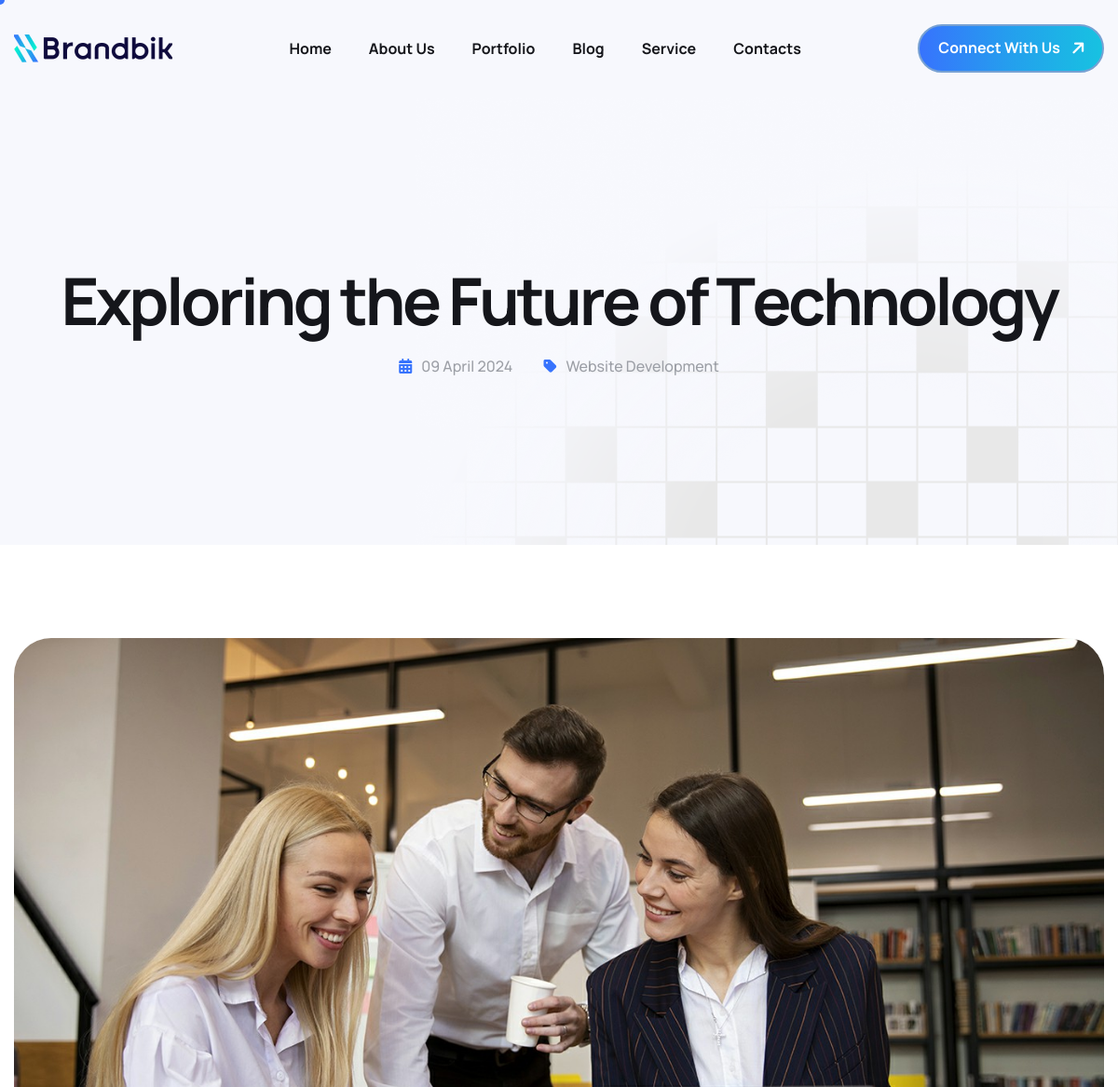
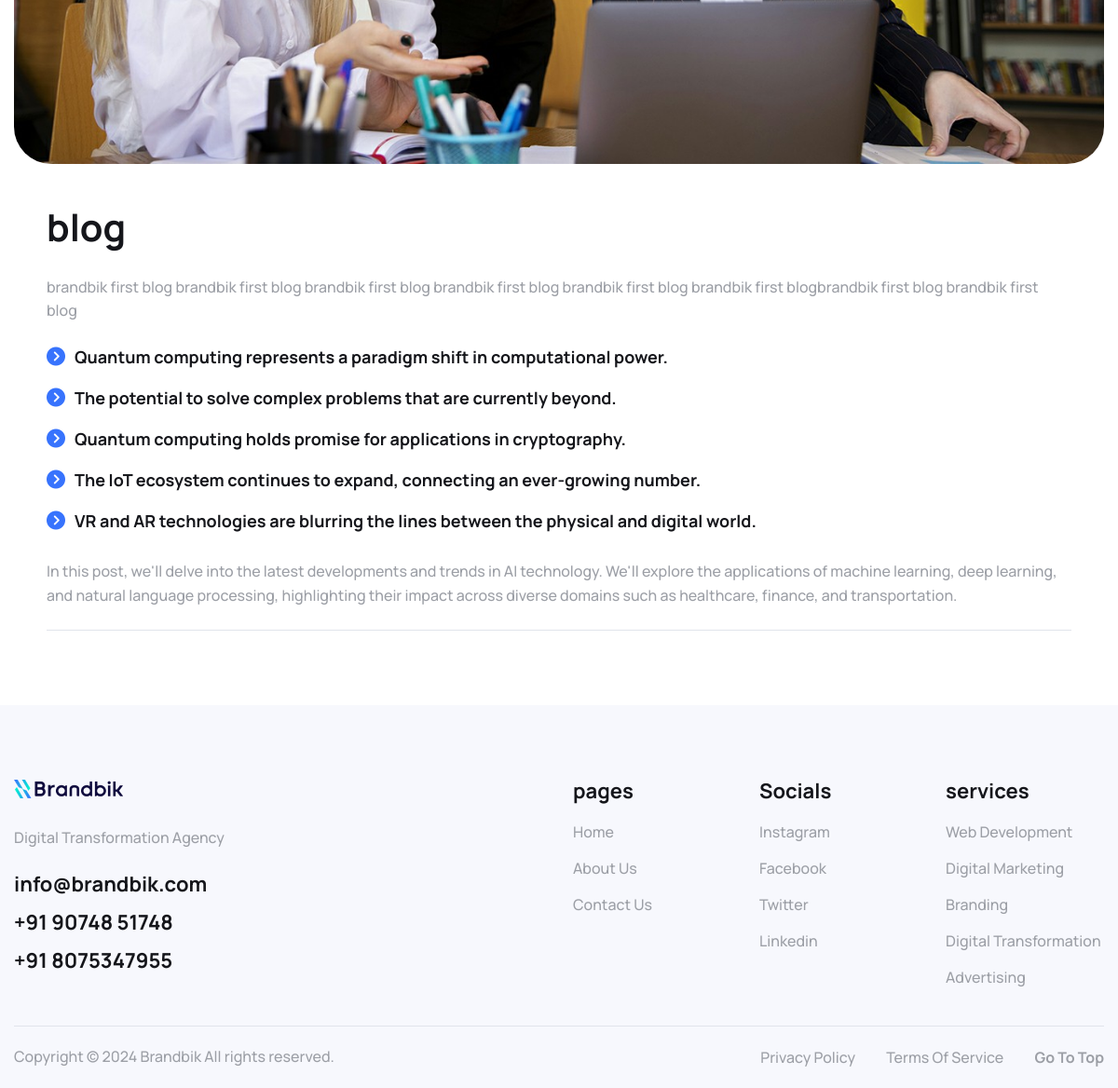
The page /blog/blog/ on the database its author committed (2 pictures, top to bottom).
### web/models.py (models this page shows, shortened)
class Blog(models.Model):
    title = models.CharField(max_length=200)
    slug = models.SlugField(unique=True, max_length=100, blank=True)
    content = HTMLField()
    image = models.ImageField(upload_to='blog_images/')
    date = models.DateField(auto_now_add=True)
    meta_title = models.CharField(max_length=150)  # New field for meta title
    meta_description = models.TextField()  # New field for meta description
    alt_text = models.CharField(max_length=150)
    class Meta:
        ordering = ('date',)
        verbose_name = ('Blog')
        verbose_name_plural = ("Blogs")

### web/views.py (the view)
# urls.py: path("blog/<slug:slug>/", blog_detail, name="blog_detail"),
def blog_detail(request,slug):
    blog = Blog.objects.get(slug=slug)
    other_blogs = Blog.objects.all().exclude(slug=slug)
    context = {"is_blog": True,
               "blog": blog,
               "other_blogs": other_blogs}
    return render(request, "web/blog-single.html", context)

### template/web/blog-single.html (shortened to what this page needs)
{% load static %}
<!DOCTYPE html>
<html lang="zxx">
<head>
    <link rel="stylesheet" href="https://cdnjs.cloudflare.com/ajax/libs/font-awesome/6.6.0/css/all.min.css" />
    <link href="{% static "css/bootstrap.min.css" %}" rel="stylesheet" media="screen">
    <link href="{% static "css/slicknav.min.css" %}" rel="stylesheet">
    <link rel="stylesheet" href"{% static "css/swiper-bundle.min.css" %}">
    <link href="{% static "css/all.css" %}" rel="stylesheet" media="screen">
    <link href="{% static "css/animate.css" %}" rel="stylesheet">
    <link rel="stylesheet" href="{% static "css/magnific-popup.css" %}">
    <link href="{% static "css/custom.css" %}" rel="stylesheet" media="screen">
</head>
<body class="tt-magic-cursor">
	<div id="magic-cursor">
	</div>
	<header class="main-header">
		<div class="header-sticky">
			<nav class="navbar navbar-expand-lg">
				<div class="container">
					<a class="navbar-brand" href="index.html">
						<img src="{% static "images/branbik logo re.png" %}" alt="Logo">
					</a>
					<div class="collapse navbar-collapse main-menu">
                        <div class="nav-menu-wrapper">
                            <ul class="navbar-nav mr-auto" id="menu">
                                <li class="nav-item "><a class="nav-link" href="{% url "index" %}">home</a>
                                </li>
                                <li class="nav-item"><a class="nav-link" href="{% url "about" %}">about us</a></li>
                                <li class="nav-item"><a class="nav-link" href="{% url "portfolio" %}">portfolio</a></li>
                                <li class="nav-item"><a class="nav-link" href="{% url "blog" %}">Blog</a></li>
                                <li class="nav-item"><a class="nav-link" href="{% url "service" %}">Service</a></li>
                                <li class="nav-item"><a class="nav-link" href="{% url "contact" %}">contacts</a></li>
                            </ul>
                        </div>
                        <div class="header-btn d-inline-flex">
                            <a href="https://api.whatsapp.com/send?phone= 90748 51748
                            &text=Hola%21%20Quisiera%20m%C3%A1s%20informaci%C3%B3n%20sobre%20Varela%202." class="btn-default">connect with us</a>
                        </div>
					</div>
				</div>
			</nav>
		</div>
	</header>
	<div class="page-header">
		<div class="container">
			<div class="row">
				<div class="col-lg-12">
					<div class="page-header-box">
						<h1 class="text-anime-style-3">Exploring the Future of Technology</h1>
                        <div class="post-single-meta wow fadeInUp" data-wow-delay="0.25s">
							<ul>
								<li><i class="fa-solid fa-calendar-days"></i>09 April 2024</li>
								<li><i class="fa-solid fa-tag"></i>Website Development</li>
							</ul>
						</div>
					</div>
				</div>
			</div>
		</div>
	</div>
	<div class="page-single-post">
		<div class="container">
			<div class="row">
				<div class="col-md-12">
					<div class="post-single-image">
						<figure class="image-anime reveal">
							<img src="{{ blog.image.url }}" alt="">
						</figure>
					</div>
					<div class="post-content">
						<div class="post-entry">
                            <h2 class="wow fadeInUp" data-wow-delay="0.75s">{{ blog.title }}</h2>
							<p class="wow fadeInUp" data-wow-delay="0.25s">{{blog.content|safe}}</p>
							<ul class="wow fadeInUp" data-wow-delay="1.5s">
								<li>Quantum computing represents a paradigm shift in computational power.</li>
								<li>The potential to solve complex problems that are currently beyond.</li>
								<li>Quantum computing holds promise for applications in cryptography.</li>
								<li>The IoT ecosystem continues to expand, connecting an ever-growing number.</li>
								<li>VR and AR technologies are blurring the lines between the physical and digital world.</li>
							</ul>
							<p class="wow fadeInUp" data-wow-delay="1.75s">In this post, we'll delve into the latest developments and trends in AI technology. We'll explore the applications of machine learning, deep learning, and natural language processing, highlighting their impact across diverse domains such as healthcare, finance, and transportation.</p>
						</div>
					</div>
				</div>
			</div>
		</div>
	</div>
	<footer class="main-footer">
        <div class="container">
            <div class="row">
                <div class="col-md-12">
                    <div class="mega-footer">
                        <div class="row">
                            <div class="col-lg-6 col-md-12">
                                <div class="footer-about">
                                    <figure>
                                        <img src="{% static "images/branbik logo 1.png" %}" alt="">
                                    </figure>
                                    <p>Digital Transformation Agency</p>
                                    <ul>
                                        <li><a href="info@brandbik.com">info@brandbik.com</a></li>
                                        <li><a href="+91 90748 51748">+91 90748 51748
                                            </a></li>
                                        <li><a href="+91 8075347955
                                            ">+91 8075347955
                                            </a></li>
                                    </ul>
                                </div>
                            </div>
                            <div class="col-lg-2 col-md-4">
                                <div class="footer-links">
                                    <h2>pages</h2>
                                    <ul>
                                        <li><a href="#">Home</a></li>
                                        <li><a href="#">About Us</a></li>
                                        <li><a href="#contact-us.html">Contact Us</a></li>
                                    </ul>
                                </div>
                            </div>
                            <div class="col-lg-2 col-md-4">
                                <div class="footer-links">
                                    <h2>Socials</h2>
                                    <ul>
                                        <li><a href="https://www.instagram.com/brandbik_creatives?igsh=MWo0Nm9vZzRuZzJhdA==
                                            ">instagram</a></li>
                                        <li><a href="#">facebook</a></li>
                                        <li><a href="https://x.com/brandbik?t=TgQKNPUWVKHGhGHD-yaAdg&s=08">twitter</a>
                                        </li>
                                        <li><a href="https://www.linkedin.com/company/brandbik-creatives/
                                            ">linkedin</a></li>
                                    </ul>
                                </div>
                            </div>
                            <div class="col-lg-2 col-md-4">
                                <div class="footer-links">
                                    <h2>services</h2>
                                    <ul>
                                        <li><a href="#">Web development</a></li>
                                        <li><a href="#">Digital Marketing</a></li>
                                        <li><a href="#">Branding</a></li>
                                        <li>Digital Transformation
                                        </li>
                                        <li><a href="#">Advertising</a></li>
                                    </ul>
                                </div>
                            </div>
                        </div>
                    </div>
                    <div class="footer-copyright">
                        <div class="row align-items-center">
                            <div class="col-lg-6">
                                <div class="footer-copyright-text">
                                    <p>Copyright © 2024 Brandbik All rights reserved.</p>
                                </div>
                            </div>
                            <div class="col-lg-6">
                                <div class="footer-policy-links">
                                    <ul>
                                        <li><a href="#">privacy policy</a></li>
                                        <li><a href="#">terms of service</a></li>
                                        <li class="highlighted"><a href="#top">go to top</a></li>
                                    </ul>
                                </div>
                            </div>
                        </div>
                    </div>
                </div>
            </div>
        </div>
    </footer>
</body>
</html>

### rows shown on the page
Blog: image (picture), title "blog", content "brandbik first blog brandbik first blog brandbik first blog brandbik first blog brandbik first blog brandbik first blogbrandbik first blog brandbik first blog"
